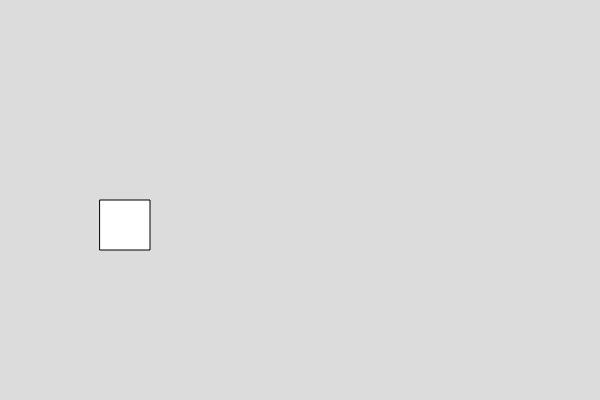
Frame 1 (no input)
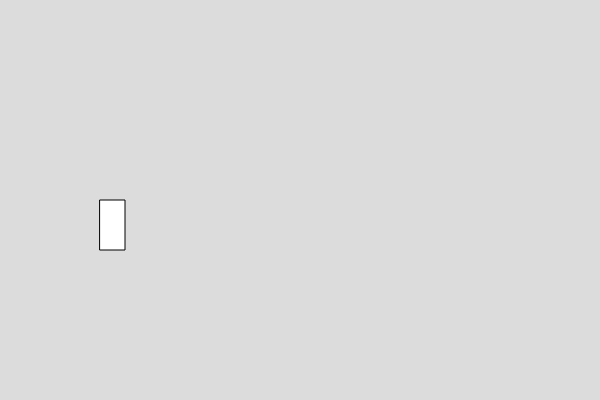
Frame 60 (no input)
Frame 120 (the mouse pressed at the canvas centre since frame 60): identical to frame 60, image omitted

The p5.js sketch that drew these frames (run headless with seeded random() and noise() and a simulated clock; from frame 60 on, the mouse is pressed at the canvas centre):

// p5.js sketch
// ── sketch.js

var box1;

function setup() {
  createCanvas(600, 400);
  box1=new Box();
}

function draw() {
  background(220);
box1.show();
box1.setWidth();
}


// ── box.js
class Box
  {
    constructor()
    {
      this.x =100;
      this.y = 200
      this.w = 50;
      this.h = 50;
    }
    
    show()
    {
      rect(this.x,this.y,this.w,this.h)
    }
    
    //write function to set the width of the box
setWidth(){
  this.w=25
}

  }

  
